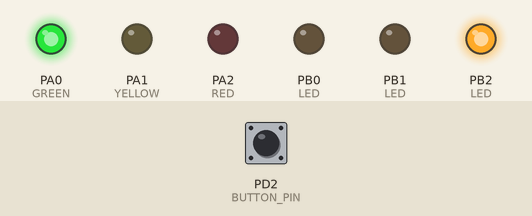
Simulated run of this program. Board: ATmega32, built with avr-gcc and emulated at 1 MHz. Shown: output pins drawn as LEDs (lit = HIGH). The test bench sets the inputs (shaded band); at power-on: PD2 (BUTTON_PIN) HIGH.

Above: at 1.2 s.
1.3 s: PD2 (BUTTON_PIN) pulled LOW for 0.15 s
At 5.3 s:
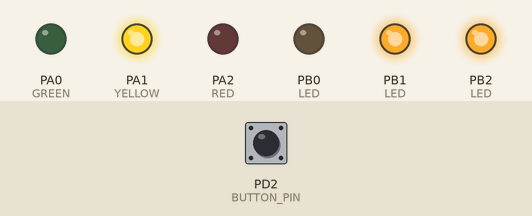
At 10.6 s:
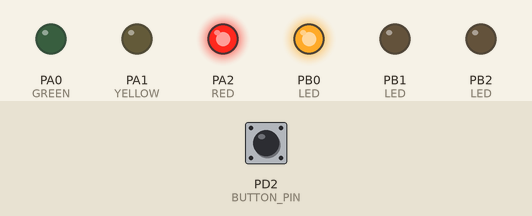
Timing chart, 0 to 19.4 s (numbered marks = the images above; inputs shaded):
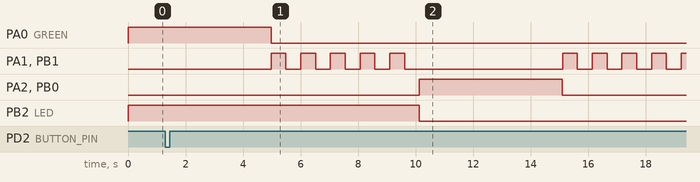

The program:

main.c
```c
/*
 * traffic light.c
 *
 * Created: 10/12/2022 10:25:02 AM
 * Author : Thomas Medhat Mounir Botros
 */


/*include application.h*/
#include "Application/application.h"


int main(void)
{
	#if (CASE == APPLICATION)
	/*call app_init which contains all initializations */
	app_init();
	/*call app_start which contains function body and while 1*/
	app_start();

	#elif (CASE == DIO)
	DIO_init(PORT_A,0,OUT);
	DIO_init(PORT_A,1,IN);
	DIO_write(PORT_A,0,HIGH);
	DIO_write(PORT_A,1,HIGH); // PULL UP
	uint8_t val = 0;
	DIO_read(PORT_A,1,&val);
	DIO_toggle(PORT_A,0);

	#elif (CASE == LED)
	LED_init(PORT_A,0);
	LED_on(PORT_A,0);
	LED_off(PORT_A,0);
	LED_toggle(PORT_A,0);

	#elif (CASE == BUTTON)
	uint8_t val = 0;
	Button_init(PORT_A,1,PULL_UP);
	Button_read(PORT_A,1,&val);
	Button_init(PORT_A,1,PULL_DOWN);
	Button_read(PORT_A,1,&val);

	#elif (CASE == TIMER)
	uint8_t val = 0;
	timer0_init(OVERFLOW_MODE);
	timer0_intial_val(2);
	timer0_status(&val);
	timer0_start(PRE1024);
	timer0_wait_for_flag(OVERFLOW_FLAG);
	timer0_stop();
	counter0_start(EX_FALL);
	delay(PRE1024,_500_MSEC_DELAY);


	#elif (CASE == INTERRUPT)
	global_interrupt_state(ENABLE);
	interrupt_init(EX_INT0,FALLING_MODE);
	interrupt_wait_for_flag(EX_INT0);
	interrupt_disable(EX_INT0);
	#endif

}
```

application.c
```c
/*
 * application.c
 *
 * Created: 10/9/2022 2:36:01 PM
 *  Author: Thomas Medhat Mounir Botros
 */

#include "application.h"

/*declare a global variable that is used in ISR and it selects the mode
it must be volatile so it does not get optimized */
volatile uint8_t mode = 0 ;

/*app_init contains every initialization we need to do once */
void app_init(void)
{
	/*set all normal traffic LEDs output*/
	LED_init(NORMAL_LED_PORT,GREEN);
	LED_init(NORMAL_LED_PORT,YELLOW);
	LED_init(NORMAL_LED_PORT,RED);
	/*set all pedestrian LEDs output*/
	LED_init(PEDESTRIAN_LED_PORT,GREEN);
	LED_init(PEDESTRIAN_LED_PORT,YELLOW);
	LED_init(PEDESTRIAN_LED_PORT,RED);
	/*set button as input*/
	Button_init(BUTTON_PORT,BUTTON_PIN,PULL_UP);
	/*interrupt initialize*/
	/*initialize external interrupt 0 in falling mode
	because the button is connected pull up */
	interrupt_init(EX_INT0,FALLING_MODE);
	/*Timer0 init*/
	/*set timer in overflow mode with zero intial value */
	timer0_init(OVERFLOW_MODE);
	timer0_intial_val(0);
}

/*app_start contains program body and super loop*/
void app_start(void)
{
	/*declare some variables to use*/
	uint8_t state = 0 , check = 0 ,ledState = 0;
	/*enter super loop */
	while(1)
	{
		/*switch on the global var */
		switch(mode)
		{
			/*if mode == 0 Normal mode */
			case NORMAL_MODE:
			/*put all LEDs OFF*/
			LED_off(NORMAL_LED_PORT,GREEN);
			LED_off(NORMAL_LED_PORT,YELLOW);
			LED_off(NORMAL_LED_PORT,RED);
			LED_off(PEDESTRIAN_LED_PORT,GREEN);
			LED_off(PEDESTRIAN_LED_PORT,YELLOW);
			LED_off(PEDESTRIAN_LED_PORT,RED);
			/*check on the state*/
			/*if zero*/
			if (state == 0 && mode == NORMAL_MODE)
			{
				/*cars green Led is ON and also pedestrian red led is on
				as in this state cars can move so pedestrian can not
				set ledState = 1 , state = 1 and check = 0 to go to next state*/
				ledState = 1;
				state = 1;
				check = 0;
				LED_on(NORMAL_LED_PORT,GREEN);
				LED_on(PEDESTRIAN_LED_PORT,RED);
				delay(PRE1024,_5_SEC_DELAY);
				LED_off(PEDESTRIAN_LED_PORT,RED);
				LED_off(NORMAL_LED_PORT,GREEN);

			}
			/*if 1*/
			/*cars yellow LED and pedestrian yellow LED will be On  */
			if (state == 1 && mode == NORMAL_MODE)
			{
				ledState = 2 ;
				if (check == 0 )
				{
					state = 2 ;
				}
				else
				{
					state = 0;
				}
				for(uint8_t count = 0 ; count < 10 ; count++)
				{
					LED_toggle(NORMAL_LED_PORT,YELLOW);
					LED_toggle(PEDESTRIAN_LED_PORT,YELLOW);
					delay(PRE1024,_500_MSEC_DELAY);
				}
				LED_off(NORMAL_LED_PORT,YELLOW);
				LED_off(PEDESTRIAN_LED_PORT,YELLOW);
			}
			/*if 2*/
			/*cars red Led and pedestrian Green Led will be on */
			if (state == 2 && mode == NORMAL_MODE)
			{
				ledState = 3 ;
				state = 1;
				check = 1;
				LED_on(NORMAL_LED_PORT,RED);
				LED_on(PEDESTRIAN_LED_PORT,GREEN);
				delay(PRE1024,_5_SEC_DELAY);
			}
			break;

			/*if pedestrian mode we will enter it when interrupt happens*/
			case PEDESTRIAN_MODE:
			/*if led state is 1 or 2 which means button was pressed either in car green was
			on or cars yellow  was on  */
			if (ledState == 1 || ledState == 2)
			{
				/*put pedestrian red led on and blink both yellow lEDs for 5 seconds*/
				LED_on(PEDESTRIAN_LED_PORT,RED);
				for(uint8_t count = 0 ; count < 10 ; count++)
				{
					LED_toggle(NORMAL_LED_PORT,YELLOW);
					LED_toggle(PEDESTRIAN_LED_PORT,YELLOW);
					delay(PRE1024,_500_MSEC_DELAY);
				}
				/*turn both yellow LEDs and pedestrian red led off*/
				LED_off(NORMAL_LED_PORT,YELLOW);
				LED_off(PEDESTRIAN_LED_PORT,YELLOW);
				LED_off(PEDESTRIAN_LED_PORT,RED);
				/*turn cars red led on and pedestrian green led on*/
				LED_on(NORMAL_LED_PORT,RED);
				LED_on(PEDESTRIAN_LED_PORT,GREEN);
				/*wait for 5 seconds*/
				delay(PRE1024,_5_SEC_DELAY);
				/*turn them off*/
				LED_off(NORMAL_LED_PORT,RED);
				LED_off(PEDESTRIAN_LED_PORT,GREEN);
				/*but state 1 and check 1 to return to the state where both yellow blinks
				and after they are done we return to car green led on and pedestrian red
				led off */
				state = 1;
				check = 1 ;
			}
			else
			{
				// do nothing
			}
			/*set mode to Normal mode to get out of pedestrian mode*/
			mode = NORMAL_MODE;
			break;

			/*if neither nor that is an error*/
			default:
			/*Error*/
			break;
		}
	}
}


ISR(EXT_INT0_VECT)
{
	mode = PEDESTRIAN_MODE;
}
```

application.h
```c
/*
 * application.h
 *
 * Created: 10/9/2022 2:35:48 PM
 *  Author: Thomas Medhat Mounir Botros
 */


#ifndef APPLICATION_H_
#define APPLICATION_H_


#define F_CPU 1000000U //1MHz
#include "../ECUAL/LED Driver/led.h"
#include "../ECUAL/Button Driver/button.h"

#define NORMAL_MODE 0
#define PEDESTRIAN_MODE 1

#define NORMAL_LED_PORT PORT_A
#define PEDESTRIAN_LED_PORT PORT_B
#define GREEN 0
#define YELLOW 1
#define RED 2

#define BUTTON_PORT PORT_D
#define BUTTON_PIN 2

#define PRESSED 0
#define NOT_PRESSED 1

#define OFF 0
#define ON 1


#define _5_SEC_DELAY 19
#define _500_MSEC_DELAY 2

#define APPLICATION 0
#define DIO 1
#define LED 2
#define BUTTON 3
#define TIMER 4
#define INTERRUPT 5
#define CASE APPLICATION


void app_init(void);
void app_start(void);


#endif /* APPLICATION_H_ */
```

types.h
```c
/*
 * types.h
 *
 * Created: 10/7/2022 7:14:38 PM
 *  Author: Thomas Medhat Mounir Botros
 */


#ifndef TYPES_H_
#define TYPES_H_


/************************************************************************/
/*                          unsigned                                    */
typedef unsigned char uint8_t;
typedef unsigned short uint16_t;
typedef unsigned long  int uint32_t;
typedef unsigned long  long uint64_t;
/************************************************************************/


/************************************************************************/
/*                          signed                                      */
typedef signed char int8_t;
typedef signed short int16_t;
typedef signed long  int int32_t;
typedef signed long  long int64_t;
/************************************************************************/


/************************************************************************/
/*                           float                                      */
typedef float  float32_t;
typedef double float64_t;
/************************************************************************/


#endif /* TYPES_H_ */
```

button.c
```c
/*
 * button.c
 *
 * Created: 10/7/2022 10:22:10 PM
 *  Author: Thomas Medhat Mounir Botros
 */

#include "button.h"


/*button init to set button pin input and set connection mode pull up or down*/
EN_Button_Error_t Button_init(uint8_t portNumber , uint8_t pinNumber,uint8_t mode)
{
	/*call DIO_init and put direction input*/
	DIO_init(portNumber,pinNumber,IN);
	/*check if mode is pull up then set the pin high*/
	if (mode == PULL_UP)
	{
		/*call DIO_write and write high on pin to make it pull up*/
		DIO_write(portNumber,pinNumber,HIGH);
	}
	else
	{
		// do nothing
	}
	/*this function will always return ok*/
	return BUTTON_OK;
}


/*button read is used to get the button state*/
EN_Button_Error_t Button_read(uint8_t portNumber , uint8_t pinNumber,uint8_t *value)
{
	/*call DIO_read and pass the value*/
	DIO_read(portNumber,pinNumber,value);
	/*this function will always return ok*/
	return BUTTON_OK;
}
```

button.h
```c
/*
 * button.h
 *
 * Created: 10/7/2022 10:21:58 PM
 *  Author: Thomas Medhat Mounir Botros
 */


#ifndef BUTTON_H_
#define BUTTON_H_


#include "../../MCAL/DIO Driver/dio.h"
#include "../../MCAL/Ext interrupt Driver/interrupt.h"


#define PULL_UP 0
#define PULL_DOWN 1

typedef enum EN_Button_Error_t
{
	BUTTON_OK,BUTTON_NOT_OK
}EN_Button_Error_t;

EN_Button_Error_t Button_init(uint8_t portNumber , uint8_t pinNumber,uint8_t mode);
EN_Button_Error_t Button_read(uint8_t portNumber , uint8_t pinNumber,uint8_t *value);


#endif /* BUTTON_H_ */
```

led.c
```c
/*
 * led.c
 *
 * Created: 10/7/2022 9:55:43 PM
 *  Author: Thomas Medhat Mounir Botros
 */

 /*include led.h*/
#include "led.h"


/*led init function is used to set the pin the led on it output */
EN_LED_Error_t LED_init(uint8_t portNumber,uint8_t pinNumber)
{
	/*call DIO_init function and put the pin as output*/
	DIO_init(portNumber,pinNumber,OUT);
	/*this function will always return ok*/
	return LED_OK;
}

/*led on is used to set the led on*/
EN_LED_Error_t LED_on(uint8_t portNumber,uint8_t pinNumber)
{
	/*call DIO_write and put the pin HIGH*/
	DIO_write(portNumber,pinNumber,HIGH);
	/*this function will always return ok*/
	return LED_OK;
}

/*led on is used to set the led off*/
EN_LED_Error_t LED_off(uint8_t portNumber,uint8_t pinNumber)
{
	/*call DIO_write and put the pin LOW*/
	DIO_write(portNumber,pinNumber,LOW);
	/*this function will always return ok*/
	return LED_OK;
}

/*led toggle is used to toggle led*/
EN_LED_Error_t LED_toggle(uint8_t portNumber,uint8_t pinNumber)
{
	/*call DIO_toggle and toggle the led*/
	DIO_toggle(portNumber,pinNumber);
	/*this function will always return ok*/
	return LED_OK;
}
```

led.h
```c
/*
 * led.h
 *
 * Created: 10/7/2022 9:56:08 PM
 *  Author: Thomas Medhat Mounir Botros
 */


#ifndef LED_H_
#define LED_H_


#include "../../MCAL/DIO Driver/dio.h"
#include "../../MCAL/Timer0 Driver/timer.h"


typedef enum EN_LED_Error_t
{
	LED_OK,LED_NOT_OK
}EN_LED_Error_t;


EN_LED_Error_t LED_init(uint8_t portNumber,uint8_t pinNumber);
EN_LED_Error_t LED_on(uint8_t portNumber,uint8_t pinNumber);
EN_LED_Error_t LED_off(uint8_t portNumber,uint8_t pinNumber);
EN_LED_Error_t LED_toggle(uint8_t portNumber,uint8_t pinNumber);


#endif /* LED_H_ */
```

dio.c
```c
/*
 * dio.c
 *
 * Created: 10/7/2022 7:26:08 PM
 *  Author: Thomas Medhat Mounir Botros
 */

/*include dio.h*/
#include "dio.h"


/* DIO_init function is used to set direction of a pin
DIO_init is a function that takes port number, pin number and the direction needed */

EN_DIO_Error_t DIO_init(uint8_t portNumber,uint8_t pinNumber,uint8_t direction)
{
	/*switch on the port*/

	switch(portNumber)
	{
		/*if port number was A
		check on the direction if input clear pin if out set pin
		else return not ok */
		case PORT_A:
		if (direction==IN)
		{
			CLR_BIT(DDRA,pinNumber);
		}
		else if (direction == OUT)
		{
			SET_BIT(DDRA,pinNumber);
		}
		else
		{
			return DIO_NOT_OK;
		}
		break;
		/*if port number was B
		check on the direction if input clear pin if out set pin
		else return not ok*/
		case PORT_B:
		if (direction==IN)
		{
			CLR_BIT(DDRB,pinNumber);
		}
		else if (direction == OUT)
		{
			SET_BIT(DDRB,pinNumber);
		}
		else
		{
			return DIO_NOT_OK;
		}
		break;
		/*if port number was C
		check on the direction if input clear pin if out set pin
		else return not ok*/
		case PORT_C:
		if (direction==IN)
		{
			CLR_BIT(DDRC,pinNumber);
		}
		else if (direction == OUT)
		{
			SET_BIT(DDRC,pinNumber);
		}
		else
		{
			return DIO_NOT_OK;
		}
		break;
		/*if port number was D
		check on the direction if input clear pin if out set pin
		else return not ok*/
		case PORT_D:
		if (direction==IN)
		{
			CLR_BIT(DDRD,pinNumber);
		}
		else if (direction == OUT)
		{
			SET_BIT(DDRD,pinNumber);
		}
		else
		{
			return DIO_NOT_OK;
		}
		break;
		/*if no port found return not ok*/
		default:
		return DIO_NOT_OK;
		break;
	}
	/*if the function did not return not ok till now then return ok*/
	return DIO_OK;
}


/*DIO_write function is used to write a value on a pin
DIO_write takes port number , pin number and the value needed to be written*/
EN_DIO_Error_t DIO_write(uint8_t portNumber,uint8_t pinNumber,uint8_t value)
{
	/*switch on the port*/
	switch(portNumber)
	{
		/*if port number was A
		check on the value if low clear pin if High set pin
		else return not ok*/
		case PORT_A:
		if (value==LOW)
		{
			CLR_BIT(PORTA,pinNumber);
		}
		else if (value == HIGH)
		{
			SET_BIT(PORTA,pinNumber);
		}
		else
		{
			return DIO_NOT_OK;
		}
		break;
		/*if port number was B
		check on the value if low clear pin if High set pin
		else return not ok*/
		case PORT_B:
		if (value==LOW)
		{
			CLR_BIT(PORTB,pinNumber);
		}
		else if (value == HIGH)
		{
			SET_BIT(PORTB,pinNumber);
		}
		else
		{
			return DIO_NOT_OK;
		}
		break;
		/*if port number was C
		check on the value if low clear pin if High set pin
		else return not ok*/
		case PORT_C:
		if (value==LOW)
		{
			CLR_BIT(PORTC,pinNumber);
		}
		else if (value == HIGH)
		{
			SET_BIT(PORTC,pinNumber);
		}
		else
		{
			return DIO_NOT_OK;
		}
		break;
		/*if port number was D
		check on the value if low clear pin if High set pin
		else return not ok*/
		case PORT_D:
		if (value==LOW)
		{
			CLR_BIT(PORTD,pinNumber);
		}
		else if (value == HIGH)
		{
			SET_BIT(PORTD,pinNumber);
		}
		else
		{
			return DIO_NOT_OK;
		}
		break;
		/*if no port found return not ok*/
		default:
		return DIO_NOT_OK;
		break;
	}
	/*if the function did not return not ok till now then return ok*/
	return DIO_OK;
}


/*DIO_toggle function is used to toggle a pin
DIO_toggle takes port number and pin number*/
EN_DIO_Error_t DIO_toggle(uint8_t portNumber,uint8_t pinNumber)
{
	/*switch on the port*/
	switch(portNumber)
	{
		/*if port number was A toggle pin*/
		case PORT_A:
		TOG_BIT(PORTA,pinNumber);
		break;
		/*if port number was B toggle pin*/
		case PORT_B:
		TOG_BIT(PORTB,pinNumber);
		break;
		/*if port number was C toggle pin*/
		case PORT_C:
		TOG_BIT(PORTC,pinNumber);
		break;
		/*if port number was D toggle pin*/
		case PORT_D:
		TOG_BIT(PORTD,pinNumber);
		break;
		/*if no port found return not ok*/
		default:
		return DIO_NOT_OK;
		break;
	}
	/*if the function did not return not ok till now then return ok*/
	return DIO_OK;
}

/*DIO_read function is used to get pin value
DIO_read takes port number , pin number and pointer to value*/
EN_DIO_Error_t DIO_read(uint8_t portNumber,uint8_t pinNumber,uint8_t *value)
{
	/*switch on the port*/
	switch(portNumber)
	{
		/*if port number was A make pointer on value equal get bit of the pin*/
		case PORT_A:
		*value = GET_BIT(PINA,pinNumber);
		break;
		/*if port number was B make pointer on value equal get bit of the pin*/
		case PORT_B:
		*value = GET_BIT(PINB,pinNumber);
		break;
		/*if port number was C make pointer on value equal get bit of the pin*/
		case PORT_C:
		*value = GET_BIT(PINC,pinNumber);
		break;
		/*if port number was D make pointer on value equal get bit of the pin*/
		case PORT_D:
		*value = GET_BIT(PIND,pinNumber);
		break;
		/*if no port found return not ok*/
		default:
		return DIO_NOT_OK;
		break;
	}
	/*if the function did not return not ok till now then return ok*/
	return DIO_OK;
}
```

dio.h
```c
/*
 * dio.h
 *
 * Created: 10/7/2022 7:25:57 PM
 *  Author: Thomas Medhat Mounir Botros
 */


#ifndef DIO_H_
#define DIO_H_

/************************************************************************/
/*                          includes                                    */
#include "../../Utilities/register.h"
#include "../../Utilities/bit_math.h"
/************************************************************************/

/************************************************************************/
/*                        Define                                        */
// port
#define PORT_A 'A'
#define PORT_B 'B'
#define PORT_C 'C'
#define PORT_D 'D'

//direction
#define IN 0
#define OUT 1

//value
#define LOW 0
#define HIGH 1
/************************************************************************/

typedef enum EN_DIO_Error_t
{
	DIO_OK,DIO_NOT_OK
}EN_DIO_Error_t;

/************************************************************************/
/*                             prototype                                */
EN_DIO_Error_t DIO_init(uint8_t portNumber,uint8_t pinNumber,uint8_t direction);
EN_DIO_Error_t DIO_write(uint8_t portNumber,uint8_t pinNumber,uint8_t value);
EN_DIO_Error_t DIO_toggle(uint8_t portNumber,uint8_t pinNumber);
EN_DIO_Error_t DIO_read(uint8_t portNumber,uint8_t pinNumber,uint8_t *value);
/************************************************************************/


#endif /* DIO_H_ */
```

interrupt.h
```c
/*
 * interrupt.h
 *
 * Created: 10/10/2022 12:11:47 PM
 *  Author: Thomas Medhat Mounir Botros
 */


#ifndef INTERRUPT_H_
#define INTERRUPT_H_

#include "../../Utilities/register.h"
#include "../../Utilities/bit_math.h"

/************************************************************************/
/*                      interrupt pins                                  */
/*
PD2 ---> INT0
PD3 ---> INT1
PB2 ---> INT2

no need for input init
*/
/************************************************************************/

#define EX_INT0 0
#define EX_INT1 1
#define EX_INT2 2

#define DISABLE 0
#define ENABLE 1

#define LOW_MODE 0
#define ANY_CHANGE_MODE 1
#define FALLING_MODE 2
#define RISING_MODE 3


typedef enum EN_INT_Error_t
{
	INT_OK,INT_NOT_OK
}EN_INT_Error_t;


#define EXT_INT0_VECT __vector_1
#define EXT_INT1_VECT __vector_2
#define EXT_INT2_VECT __vector_3


#define ISR(INT_VECT) void INT_VECT(void) __attribute__ ((signal,used));\
void INT_VECT(void)


EN_INT_Error_t global_interrupt_state(uint8_t state);
EN_INT_Error_t interrupt_init(uint8_t id,uint8_t mode);
EN_INT_Error_t interrupt_wait_for_flag(uint8_t id);
EN_INT_Error_t interrupt_disable(uint8_t id);


#endif /* INTERRUPT_H_ */
```

Source omitted: interrupt.c (4314 bytes), timer.c (4503 bytes), timer.h (998 bytes), bit_math.h (612 bytes), register.h (2970 bytes)

Measured:
- after the input at 1.3 s, PB2 (LED): HIGH → LOW after 8.8 s instead of 3.7 s
